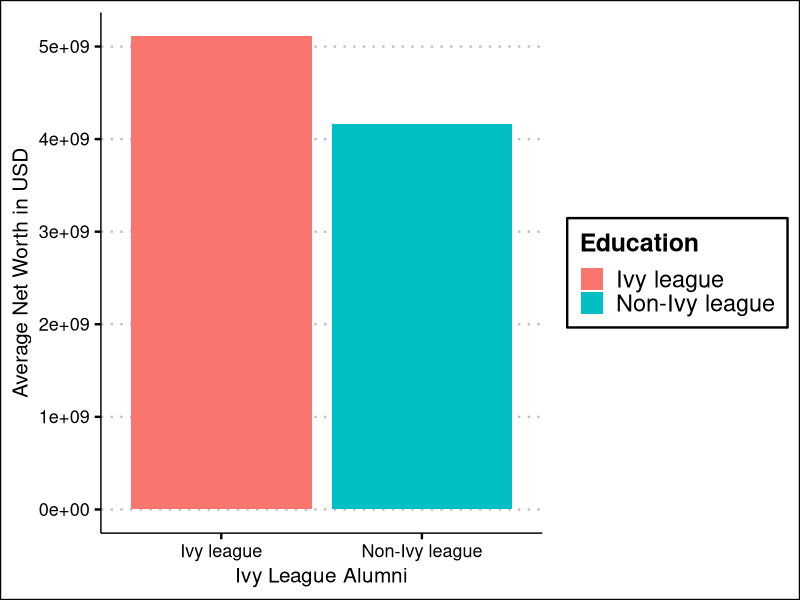
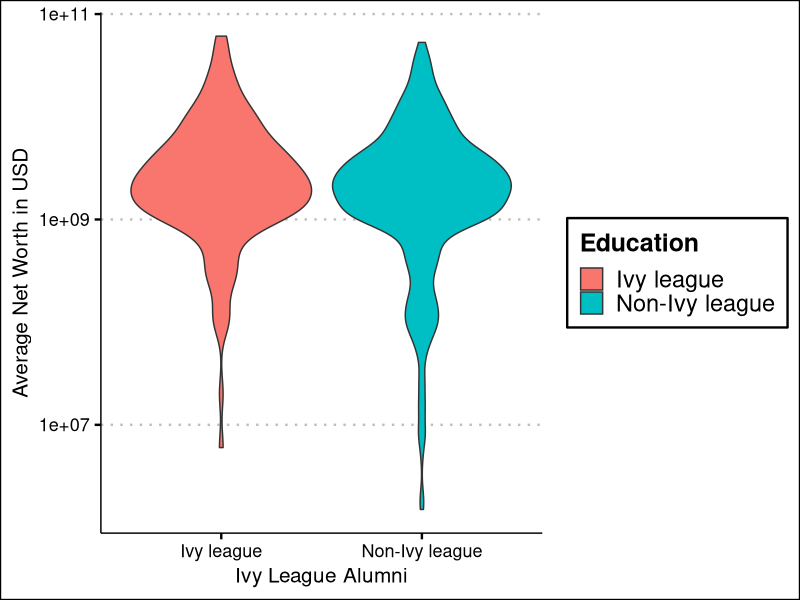
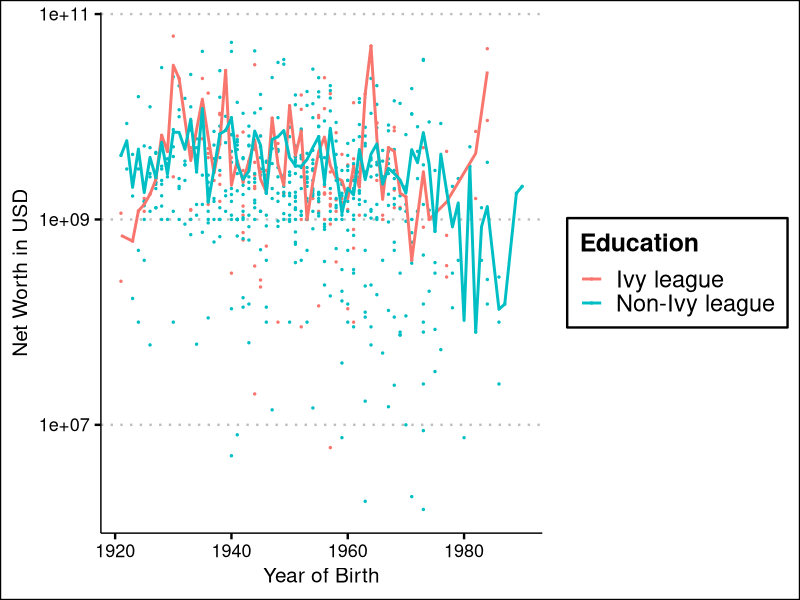
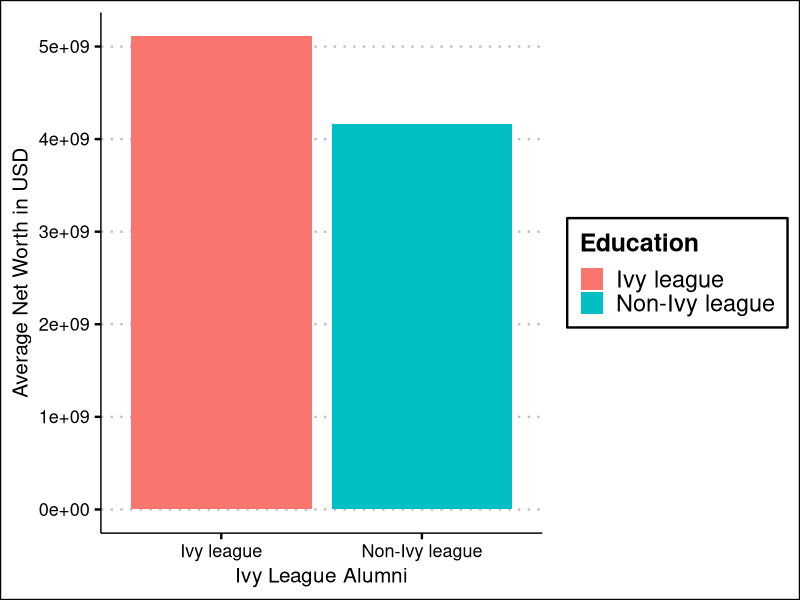
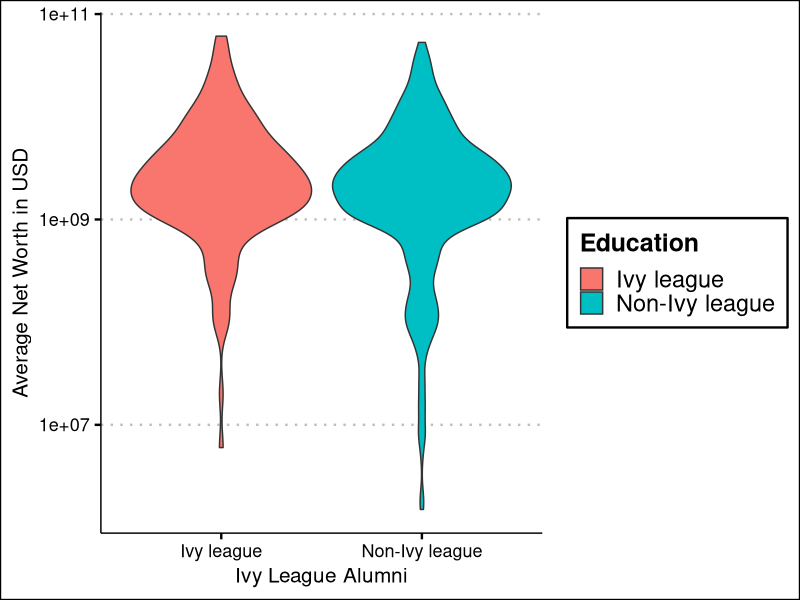
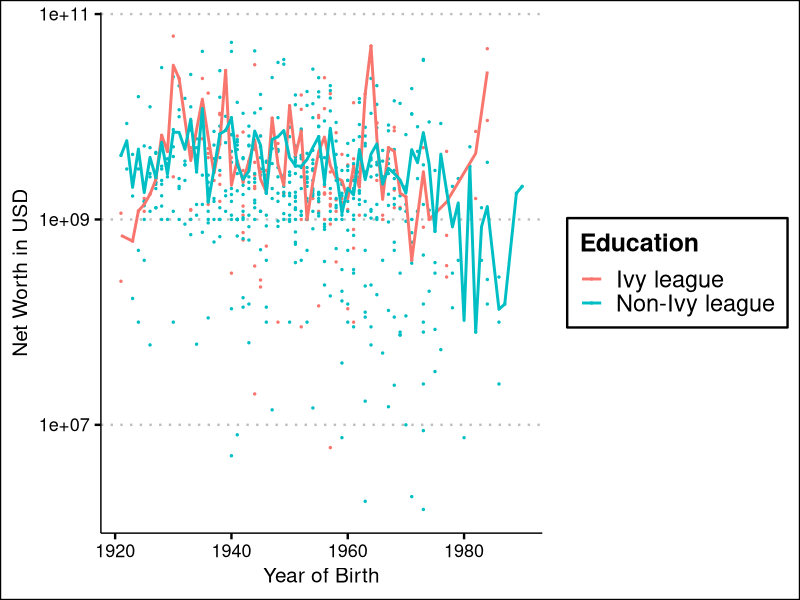

Here is the R script that generated these plots, in order:
#Script for plotting first results 

library(tidyverse)
library(scales)
library("ggthemes")

datafile <- read_csv('results.csv')

##BAR 1: Difference in Net Worth WITHIN Ivy League Alumni############
## Note: not included in report, was the first plot we did#

datafile <- read_csv('results.csv')
#Simply grouping by the Ivy (almaMater), then averaging net worth per Ivy 
data_gr_per_ivy<- datafile|>
  group_by(almaMater)|>
  summarise(avg_networth = mean(networth))
print(data_gr_per_ivy)


barplot1 <- ggplot(data= data_gr_per_ivy)+aes(x=almaMater,y=avg_networth)+
  geom_col()+
  xlab(NULL)+
  labs(
    color= 'Ivy League School',
    title='Average Net Worth of Ivy League Alumni on Wikipedia',
    y= "Average Net Worth in USD"
  )
#print(barplot1)
#ggsave('barplot1.png')


##BAR 2: Difference in the average net worth of Ivy and Non-Ivy Students #########

datacombined <- read_csv('not_rich_with_birth_year_after_1920.csv') 
sum(datacombined$ivy_league, na.rm = TRUE)/nrow(datacombined)*100

#This dataframe has "true/false" established for each person, 
#filtering if they have an Ivy League within their academic history in Wiki
data_divided<- datacombined |> 
  mutate(
    networth = as.numeric(networth),
    #Transforming the true/false to what it stands for
    ivy_league = ifelse(ivy_league, "Ivy league", "Non-Ivy league")
  )|>
  group_by(ivy_league)

data_divided_mean<- data_divided |> 
  #Getting the networth average per section of alumni, excluding N/A entries
  summarise(networth=mean(networth,na.rm=TRUE))
print(data_divided)

barplot2 <- ggplot(data= data_divided_mean)+
  aes(x= ivy_league, y=networth, fill= ivy_league)+
  geom_col()+
  labs(
    x= "Ivy League Alumni",
    y= "Average Net Worth in USD",
    fill = 'Education'
  )+
  theme_clean(base_size = 18)
    
print(barplot2)
ggsave('barplot.pdf')

violinplot <- ggplot(data= data_divided)+
  aes(x= ivy_league, y=networth, fill= ivy_league)+
  geom_violin()+
  labs(
    x= "Ivy League Alumni",
    y= "Average Net Worth in USD",
    fill = 'Education'
  )+
  scale_y_log10()+
  theme_clean(base_size = 18)

print(violinplot)
ggsave('violin.pdf')
  

#### BAR 3: net worth in y, each person by birth year in x

datawithyears <- read_csv('not_rich_with_birth_year_after_1920.csv')|>
  mutate(
    networth = as.numeric(networth),
    birthYear= as.numeric(birthYear),
    ivy_league = ifelse(ivy_league, "Ivy league", "Non-Ivy league"))

averages <- datawithyears|>
  group_by(birthYear, ivy_league)|>
  summarise(avg_networth = mean(networth,na.rm= TRUE))|>
  ungroup()

barplot3 <- ggplot(data= datawithyears)+
  aes(x=birthYear, y=networth, color=ivy_league)+
  geom_point(size = 0.5)+
  geom_line(data = averages, aes(x= birthYear, y= avg_networth, color= ivy_league), size=1)+
  scale_y_log10()+
  labs(
    x= "Year of Birth",
    y= "Net Worth in USD", 
    color = 'Education'
  )+
  theme_clean(base_size =18 )

print(barplot3)
ggsave('scatterlineplot.pdf')
